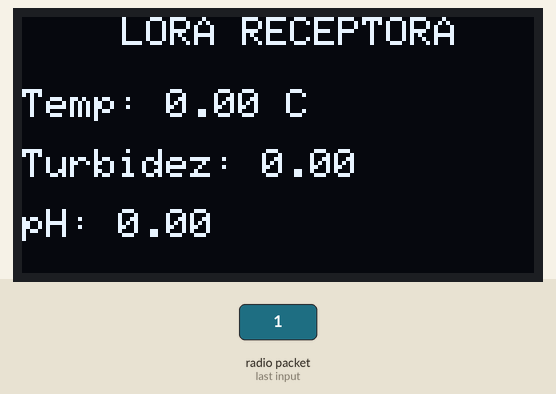
A sketch run on a simulated ESP32. Parts: 128×64 one-colour display. Inputs (shaded band) come from the test bench. No radio packets arrive unless stated; what the sketch prints to the serial monitor is not drawn.

3.3 s: radio packet "1" arrives
Above: at 3.7 s.
Timing chart, 0 to 6.3 s (numbered marks = the images above; inputs shaded):
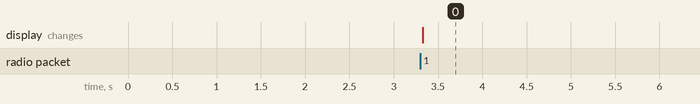

The sketch:

Lora_Receptora.ino
```cpp
// LoRa Receptora
#include <LoRa.h>
#include <SPI.h>
#include <Wire.h>
#include <esp_now.h>
#include <WiFi.h>
#include <ArduinoJson.h>
#include <Adafruit_GFX.h>
#include <Adafruit_SSD1306.h>

#define SCK 5
#define MISO 19
#define MOSI 27
#define SS 18
#define RST 14
#define DIO0 26

#define ANCHOPANTALLA 128
#define ALTOPANTALLA 64
#define OLED_SDA 4
#define OLED_SCL 15
#define OLED_RST 16

Adafruit_SSD1306 display(ANCHOPANTALLA, ALTOPANTALLA, &Wire, OLED_RST);
uint8_t macLILYGO[] = {0xFC, 0xB4, 0x67, 0xCE, 0xAF, 0x08};

struct struct_message {
    char mensaje[200];
} datosEnviar;

void setup() {
    Serial.begin(115200);
    Wire.begin(OLED_SDA, OLED_SCL);
    display.begin(SSD1306_SWITCHCAPVCC, 0x3c);
    display.clearDisplay();
    display.setTextColor(WHITE);
    display.setTextSize(1);
    display.setCursor(20, 20);
    display.println("LORA RECEPTORA");
    display.display();
    delay(2000);  // Mostrar el mensaje inicial por 2 segundos

    WiFi.mode(WIFI_STA);
    esp_now_init();

    esp_now_peer_info_t peerInfo = {};
    memcpy(peerInfo.peer_addr, macLILYGO, 6);
    esp_now_add_peer(&peerInfo);

    SPI.begin(SCK, MISO, MOSI, SS);
    LoRa.setPins(SS, RST, DIO0);
    LoRa.begin(903900000);
}

void loop() {
    int tamanoPaquete = LoRa.parsePacket();
    if (tamanoPaquete) {
        String datoLoRa = "";
        while (LoRa.available()) {
            datoLoRa += (char)LoRa.read();
        }

        Serial.println("Recibido: " + datoLoRa);

        // Mantener el formato JSON recibido
        strncpy(datosEnviar.mensaje, datoLoRa.c_str(), sizeof(datosEnviar.mensaje) - 1);
        datosEnviar.mensaje[sizeof(datosEnviar.mensaje) - 1] = '\0';
        esp_now_send(macLILYGO, (uint8_t *)&datosEnviar, sizeof(datosEnviar));

        StaticJsonDocument<200> jsonDoc;
        DeserializationError error = deserializeJson(jsonDoc, datoLoRa);

        display.clearDisplay();
        display.setTextSize(1);
        display.setCursor(25, 0);
        display.println("LORA RECEPTORA");

        if (!error) {
            float temperatura = jsonDoc["temperatura"] | 0.0;
            float turbidez = jsonDoc["turbidez"] | 0.0;
            float pH = jsonDoc["pH"] | 0.0;

            Serial.print("Temp: "); Serial.println(temperatura);
            Serial.print("Turbidez: "); Serial.println(turbidez);
            Serial.print("pH: "); Serial.println(pH);

            display.setCursor(0, 18);
            display.print("Temp: ");
            display.print(temperatura);
            display.println(" C");

            display.setCursor(0, 33);
            display.print("Turbidez: ");
            display.print(turbidez);

            display.setCursor(0, 48);
            display.print("pH: ");
            display.print(pH);
        } else {
            Serial.println("Error al deserializar JSON");
            display.setCursor(0, 30);
            display.println("Error JSON");
        }

        display.display();
    }
}
```

Measured:
- after the input at 3.3 s, the display: changes at once (image 0)
